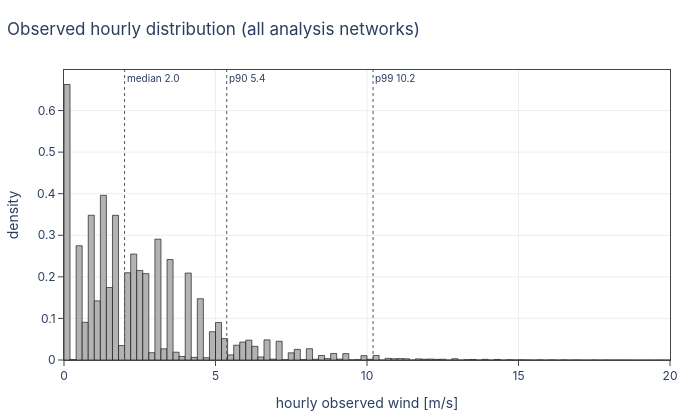

Notebook cell for this chart:
### Code cell
# Export: dist_stations_hourly
save_png(fig, "dist_stations_hourly")


def _plotly():
    # Binned in numpy: the raw hourly sample is far too large to embed.
    edges = np.linspace(0, 20, 101)
    dens, _ = np.histogram(vals, bins=edges, density=True)
    mid = 0.5 * (edges[1:] + edges[:-1])
    pf = go.Figure(go.Bar(
        x=mid, y=dens, width=np.diff(edges), marker=dict(
            color="#b3b3b3", line=dict(color="black", width=0.6)),
        name="stations",
        customdata=np.stack([edges[:-1], edges[1:]], axis=-1),
        hovertemplate="%{customdata[0]:.1f}–%{customdata[1]:.1f} m/s"
                      "<br>density %{y:.4f}<extra></extra>"))
    for qv, lab in ((np.median(vals), "median"), (np.quantile(vals, .9), "p90"),
                    (np.quantile(vals, .99), "p99")):
        pf.add_vline(x=qv, line=dict(color="#555", dash="dot", width=1),
                     annotation_text=f"{lab} {qv:.1f}",
                     annotation_position="top right",
                     annotation_font_size=10)
    pf.update_xaxes(title="hourly observed wind [m/s]", range=[0, 20])
    pf.update_yaxes(title="density")
    pf.update_layout(bargap=0, showlegend=False)
    return style(pf, "Observed hourly distribution (all analysis networks)",
                 height=420, width=700)


save_html(_plotly(), "dist_stations_hourly")

### Figure 1 — Plotly figure (JSON) as saved in the notebook; plotly's stock layout.template omitted (floating-point values rounded to 4 significant figures; data arrays with more than 128 entries replaced by an {"elided": "..."} marker saying what was removed)
{"data": [{"customdata": {"elided": "100x2 float values"}, "hovertemplate": "%{customdata[0]:.1f}–%{customdata[1]:.1f} m/s<br>density %{y:.4f}<extra></extra>", "marker": {"color": "#b3b3b3", "line": {"color": "black", "width": 0.6}}, "name": "stations", "type": "bar", "width": [0.2, 0.2, 0.2, 0.2, 0.2, 0.2, 0.2, 0.2, 0.2, 0.2, 0.2, 0.2, 0.2, 0.2, 0.2, 0.2, 0.2, 0.2, 0.2, 0.2, 0.2, 0.2, 0.2, 0.2, 0.2, 0.2, 0.2, 0.2, 0.2, 0.2, 0.2, 0.2, 0.2, 0.2, 0.2, 0.2, 0.2, 0.2, 0.2, 0.2, 0.2, 0.2, 0.2, 0.2, 0.2, 0.2, 0.2, 0.2, 0.2, 0.2, 0.2, 0.2, 0.2, 0.2, 0.2, 0.2, 0.2, 0.2, 0.2, 0.2, 0.2, 0.2, 0.2, 0.2, 0.2, 0.2, 0.2, 0.2, 0.2, 0.2, 0.2, 0.2, 0.2, 0.2, 0.2, 0.2, 0.2, 0.2, 0.2, 0.2, 0.2, 0.2, 0.2, 0.2, 0.2, 0.2, 0.2, 0.2, 0.2, 0.2, 0.2, 0.2, 0.2, 0.2, 0.2, 0.2, 0.2, 0.2, 0.2, 0.2], "x": [0.1, 0.3, 0.5, 0.7, 0.9, 1.1, 1.3, 1.5, 1.7, 1.9, 2.1, 2.3, 2.5, 2.7, 2.9, 3.1, 3.3, 3.5, 3.7, 3.9, 4.1, 4.3, 4.5, 4.7, 4.9, 5.1, 5.3, 5.5, 5.7, 5.9, 6.1, 6.3, 6.5, 6.7, 6.9, 7.1, 7.3, 7.5, 7.7, 7.9, 8.1, 8.3, 8.5, 8.7, 8.9, 9.1, 9.3, 9.5, 9.7, 9.9, 10.1, 10.3, 10.5, 10.7, 10.9, 11.1, 11.3, 11.5, 11.7, 11.9, 12.1, 12.3, 12.5, 12.7, 12.9, 13.1, 13.3, 13.5, 13.7, 13.9, 14.1, 14.3, 14.5, 14.7, 14.9, 15.1, 15.3, 15.5, 15.7, 15.9, 16.1, 16.3, 16.5, 16.7, 16.9, 17.1, 17.3, 17.5, 17.7, 17.9, 18.1, 18.3, 18.5, 18.7, 18.9, 19.1, 19.3, 19.5, 19.7, 19.9], "y": [0.6627, 0.001078, 0.2748, 0.09056, 0.3482, 0.1423, 0.3961, 0.1743, 0.348, 0.03471, 0.2099, 0.2548, 0.2153, 0.2078, 0.01761, 0.2906, 0.02692, 0.2416, 0.01876, 0.00852, 0.2092, 0.006357, 0.1474, 0.005502, 0.06801, 0.09021, 0.05144, 0.01235, 0.03566, 0.04321, 0.04775, 0.03298, 0.007357, 0.04844, 0.002079, 0.04512, 0.0007547, 0.01727, 0.02551, 0.0009726, 0.02711, 0.001837, 0.01086, 0.003377, 0.01573, 0.00218, 0.01537, 0.0004592, 0.0008542, 0.01041, 0.001815, 0.01095, 5.659e-05, 0.004042, 0.00302, 0.003368, 0.002938, 2.725e-05, 0.002724, 0.001872, 0.00225, 0.001488, 0.001846, 2.111e-05, 0.003095, 2.384e-05, 0.0007799, 0.001284, 1.312e-05, 0.001584, 1.247e-05, 0.001344, 3.603e-06, 0.0007341, 0.0002681, 0.0005992, 0.0002776, 8.139e-05, 0.0005083, 3.404e-05, 0.0005255, 1.7e-05, 0.0004442, 4.065e-06, 0.0003027, 6.897e-05, 6.328e-06, 0.0002902, 2.956e-06, 0.0001953, 6.388e-05, 0.0001709, 2.919e-05, 0.0001427, 1.94e-06, 2.166e-05, 0.0001221, 6.051e-06, 0.0001083, 4.481e-06]}], "layout": {"annotations": [{"font": {"size": 10}, "showarrow": false, "text": "median 2.0", "x": 2, "xanchor": "left", "xref": "x", "y": 1, "yanchor": "top", "yref": "y domain"}, {"font": {"size": 10}, "showarrow": false, "text": "p90 5.4", "x": 5.37, "xanchor": "left", "xref": "x", "y": 1, "yanchor": "top", "yref": "y domain"}, {"font": {"size": 10}, "showarrow": false, "text": "p99 10.2", "x": 10.2, "xanchor": "left", "xref": "x", "y": 1, "yanchor": "top", "yref": "y domain"}], "bargap": 0, "font": {"family": "Inter, Helvetica, Arial, sans-serif", "size": 12}, "height": 420, "hovermode": "closest", "legend": {"bgcolor": "rgba(255,255,255,0.8)", "bordercolor": "#ddd", "borderwidth": 1, "font": {"size": 11}}, "margin": {"b": 50, "l": 60, "r": 30, "t": 70}, "shapes": [{"line": {"color": "#555", "dash": "dot", "width": 1}, "type": "line", "x0": 2, "x1": 2, "xref": "x", "y0": 0, "y1": 1, "yref": "y domain"}, {"line": {"color": "#555", "dash": "dot", "width": 1}, "type": "line", "x0": 5.37, "x1": 5.37, "xref": "x", "y0": 0, "y1": 1, "yref": "y domain"}, {"line": {"color": "#555", "dash": "dot", "width": 1}, "type": "line", "x0": 10.2, "x1": 10.2, "xref": "x", "y0": 0, "y1": 1, "yref": "y domain"}], "showlegend": false, "title": {"text": "Observed hourly distribution (all analysis networks)", "x": 0.01, "xanchor": "left"}, "width": 700, "xaxis": {"automargin": true, "gridcolor": "#eee", "linecolor": "#444", "mirror": true, "range": [0, 20], "showline": true, "ticks": "outside", "title": {"text": "hourly observed wind [m/s]"}, "zeroline": false}, "yaxis": {"automargin": true, "gridcolor": "#eee", "linecolor": "#444", "mirror": true, "showline": true, "ticks": "outside", "title": {"text": "density"}, "zeroline": false}}}
